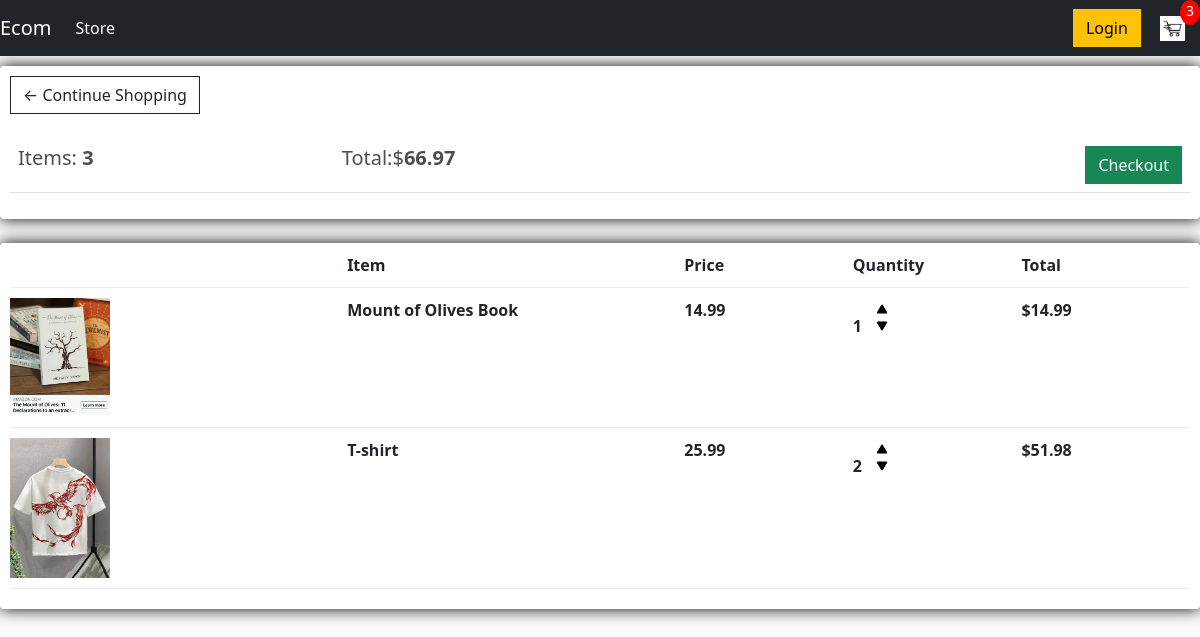
The app's page /cart/ (signed in), older data.
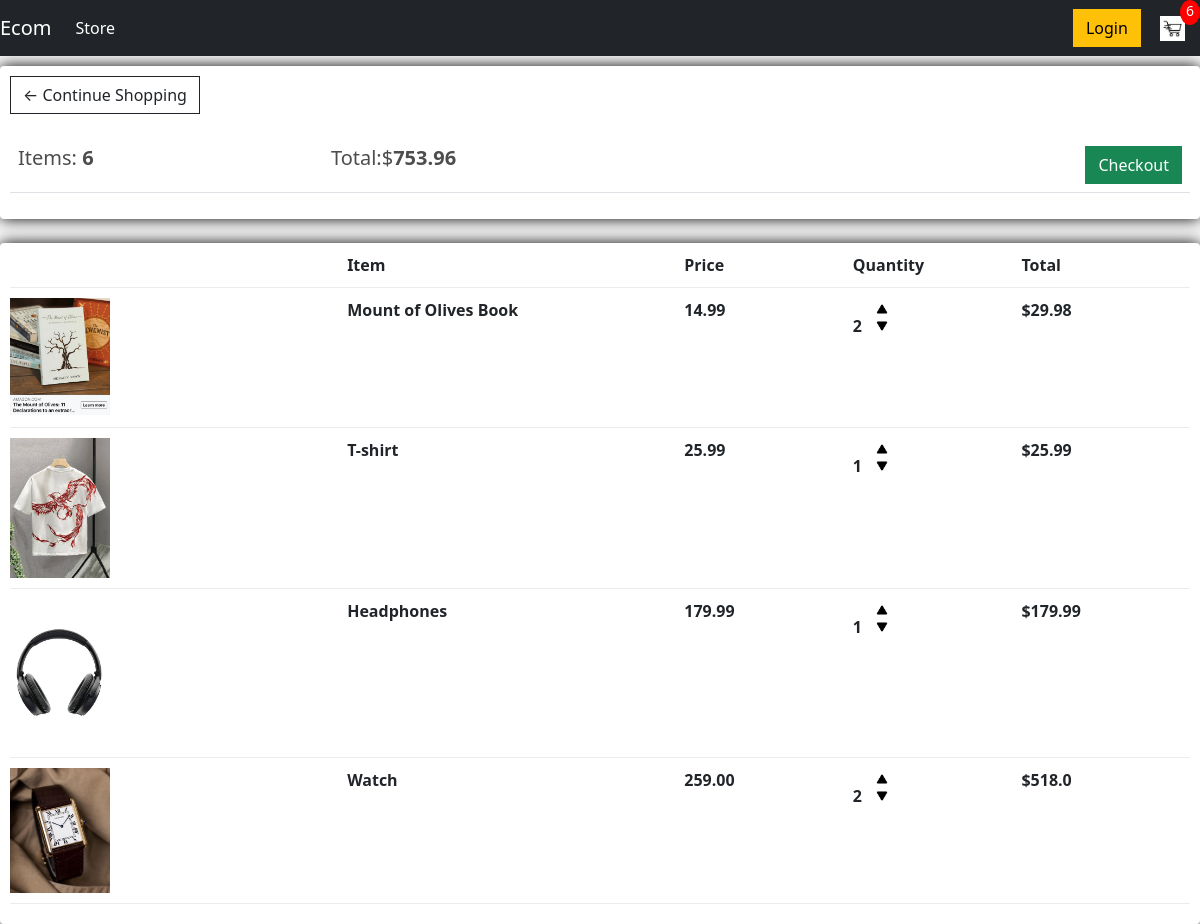
The same page, newer data.
### store/models.py (models this page shows, shortened)
class Order(models.Model):
    customer = models.ForeignKey(Customer, on_delete = models.SET_NULL, blank = True, null = True)
    date_ordered = models.DateTimeField(auto_now_add=True)
    complete = models.BooleanField(default=False, null = True, blank =False)
    transaction_id =models.CharField(max_length=255,null=True)
    @property
    def get_cart_total(self):
        orderitems = self.orderitem_set.all()
        total = sum([item.get_total for item in orderitems])
        return total
    @property
    def get_cart_items(self):
        orderitems = self.orderitem_set.all()
        total = sum([item.quantity for item in orderitems])
        return total

class OrderItem(models.Model):
    product = models.ForeignKey(Product, on_delete=models.SET_NULL, null=True)
    order = models.ForeignKey(Order, on_delete=models.SET_NULL, null=True)
    quantity = models.IntegerField(default=0, null=True, blank=True)
    date_added = models.DateTimeField(auto_now_add=True)
    @property
    def get_total(self):
        total = self.product.price * self.quantity
        return total

class Product(models.Model):
     name = models.CharField(max_length=255, null=True)
     price = models.FloatField()
     digital = models.BooleanField(default=False, null=True, blank=False)
     image = models.ImageField(null=True,blank=True)
     @property
     def imageURL(self):
        try:
             url=self.image.url
        except:
            url = ''
        return url

### store/views.py (the view)
# urls.py: path('cart/',views.cart, name = "cart"),
def cart(request):
    if request.user.is_authenticated:
        customer=request.user.customer
        order, created = Order.objects.get_or_create(customer=customer, complete=False)
        items=order.orderitem_set.all()
        cartItems = order.get_cart_items
    else:
        items = []
        order = {'get_cart_total': 0, 'get_cart_items': 0, 'shipping': False}
        cartItems = order['get_cart_items']
    context = {'items' : items, 'order': order, 'cartItems' : cartItems}
    return render(request,'store/cart.html', context)

### store/templates/store/cart.html
{% extends 'store/main.html' %}
{% load static %}
{% block content %}
<div class = "row">
    <div class ="col-lg-12">
        <div class ="box-element">
            <a class ="btn btn-outline-dark" href="{% url 'store' %}">&#x2190; Continue Shopping</a>
            <br>
            <br>
            <table class ="table">
                <tr>
                    <th><h5>Items: <strong>{{order.get_cart_items}}</strong></h5></th>
                    <th><h5>Total:$<strong>{{order.get_cart_total|floatformat:2}}</strong></h5></th>
                    <th>
                        <a style = "float: right;" class = " btn btn-success" href="{% url 'checkout' %}">Checkout</a>
                    </th>
                </tr>
            </table>
        </div>
        <br>
        <div class ="box-element">
            <div class = "cart-row">
                <div style="flex: 2;"></div>
                <div style="flex: 2;"><strong>Item</strong></div>
                <div style="flex: 1;"><strong>Price</strong></div>
                <div style="flex: 1;"><strong>Quantity</strong></div>
                <div style="flex: 1;"><strong>Total</strong></div>
            </div>
            {% for item in items %}
            <div class = "cart-row">
                <div style="flex: 2;"><img class = "row-image" src = "{{item.product.imageURL}}"> </div>
                <div style="flex: 2;"><strong>{{item.product.name}}</strong></div>
                <div style="flex: 1;"><strong>{{item.product.price|floatformat:2}}</strong></div>
                <div style="flex: 1;">
                    <p class = "quantity">{{item.quantity}}</p>
                    <div class = "quantity">
                        <img data-product={{item.product.id}} data-action="add" class = "chg-quantity update-cart" src="{% static 'images/arrow-up.png' %}">
                        <img data-product = {{item.product.id}} data-action="remove" class = "chg-quantity update-cart" src="{% static 'images/arrow-down.png' %}">
                    </div>
                </div>
                <div style="flex: 1;"><strong>${{item.get_total}}</strong></div>
            </div>
            {% endfor %}
        </div>
    </div>
</div>
{% endblock content %}

### store/templates/store/main.html (shortened to what this page needs)
<!DOCTYPE html>
{% load static %}
<html>
<head>
    <link href="https://cdn.jsdelivr.net/npm/bootstrap@5.3.8/dist/css/bootstrap.min.css" rel="stylesheet">
    <link rel="stylesheet" type="text/css" href="{%static 'css/main.css'%}">
</head>
<body>
    <nav class="navbar navbar-expand-lg navbar-dark bg-dark">
        <a class="navbar-brand" href="{% url 'store' %}">Ecom</a>
        <div class="collapse navbar-collapse" id="navbarSupportedContent">
            <ul class="navbar-nav me-auto">
                <li class="nav-item active">
                    <a class="nav-link active" aria-current="page" href="{% url 'store' %}">Store</a>
                </li>
            </ul>
            <div class = "form-inline my-2 my-lg-0">
                <a href = "#" class = "btn btn-warning">Login</a>
                <a href = "{% url 'cart' %}">
                    <img id="cart-icon" src = "{%static 'images/cart.jpg' %}">
                </a>
                <p id = "cart-total">{{cartItems}}</p>
            </div>
        </div>
        </nav>
    <div class="containter">
        {% block content %}
        {% endblock content %}
    </div>
</body>
</html>

### static/css/main.css (style rules this page uses)
body { background-color: hsl(0, 0%, 98%); }
h1,h2,h3,h4,h5,h6 { color: hsl(0, 0%, 30%); }
.box-element { box-shadow: 0 0 16px black; background-color: #fff; border-radius: 4px; padding: 10px; }
.bg-dark { background-color: #4f868c ; }
#cart-icon { width:25px; display: inline-block; margin-left: 15px; margin-right: 15px; }
#cart-total { position: absolute; top: 0px; right: 0px; display: block; text-align: center; color:#fff; background-color: red; width: 20px; height:25px; border-radius: 50%; font-size: 14px; }
.col-log-4, .col-lg-6, .col-lg-8, .col-lg-12 { margin-top: 10px; }
.btn { border-radius: 0; }
.row-image { width: 100px; }
.cart-row { display: flex; align-items:flex-stretch; padding-bottom: 10px; margin-bottom: 10px; border-bottom: 1px solid #ececec; }
.quantity { display: inline-block; font-weight: 700; padding-right:10px; }
.chg-quantity { width: 12px; cursor: pointer; display: block; margin-top: 5px; transition: .1s ; }

Row changes from the older to the newer data that the page shows:
changed through a linked row, Order: get_cart_items "3" → "6"; get_cart_total "66.97" → "753.96"
changed OrderItem "Mount of Olives Book": quantity "1" → "2"; get_total "14.99" → "29.98"
changed OrderItem "T-shirt": quantity "2" → "1"; get_total "51.98" → "25.99"
added OrderItem: product.imageURL (picture), product.name "Headphones", product.price "179.99", quantity "1", get_total "179.99"
added OrderItem: product.imageURL (picture), product.name "Watch", product.price "259.00", quantity "2", get_total "518.0"
Text that changed along with them:
{{ cartItems }}: "3" → "6"
